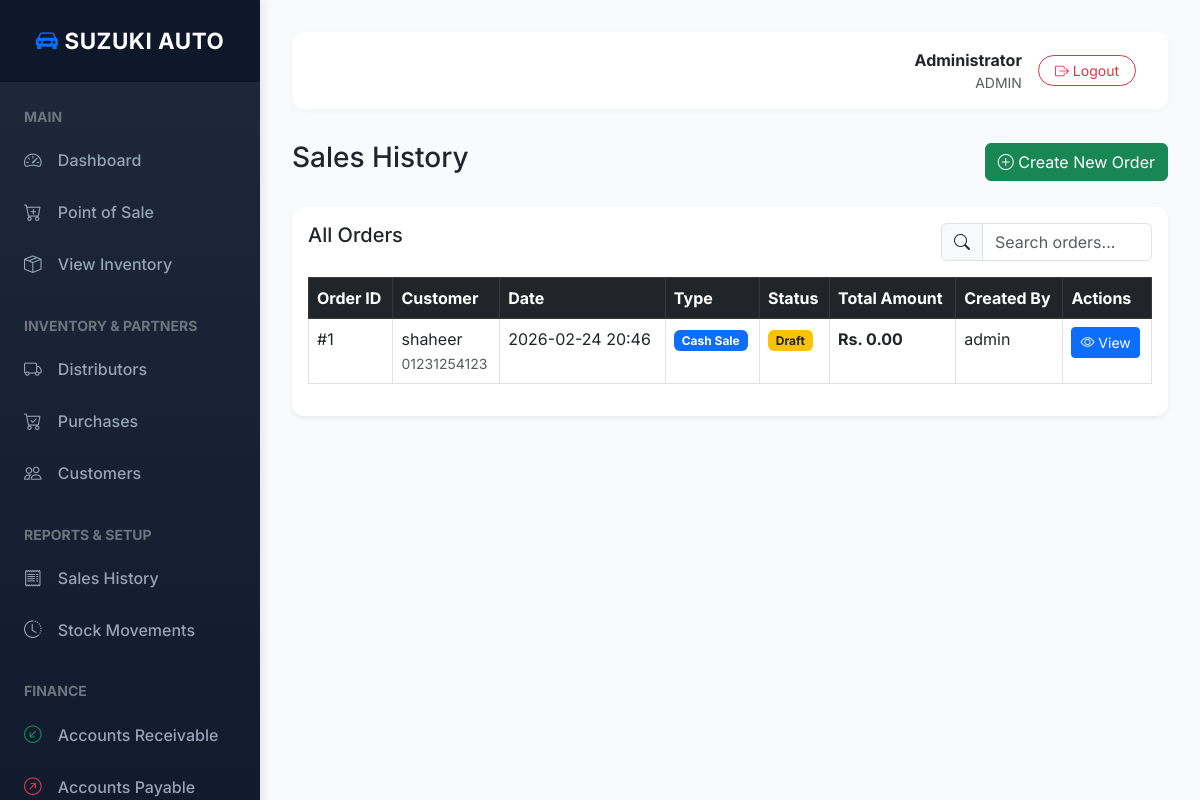
Page /sales/history (signed in) on the committed database.
### models.py (models this page shows, shortened)
class User(db.Model, UserMixin):
    id = db.Column(db.Integer, primary_key=True)
    username = db.Column(db.String(150), unique=True, nullable=False)
    password_hash = db.Column(db.String(200), nullable=False)
    role = db.Column(db.String(20), nullable=False)  # staff / admin
    full_name = db.Column(db.String(200))
    phone = db.Column(db.String(20))
    created_orders = db.relationship('Order', foreign_keys='Order.created_by', back_populates='creator', lazy=True)
    approved_orders = db.relationship('Order', foreign_keys='Order.approved_by', back_populates='approver', lazy=True)
    created_purchases = db.relationship('PurchaseOrder', foreign_keys='PurchaseOrder.created_by', back_populates='creator', lazy=True)

class Order(db.Model):
    id = db.Column(db.Integer, primary_key=True)
    created_by = db.Column(db.Integer, db.ForeignKey('user.id'))
    approved_by = db.Column(db.Integer, db.ForeignKey('user.id'), nullable=True)
    customer_id = db.Column(db.Integer, db.ForeignKey('customer.id'), nullable=True)
    customer_name = db.Column(db.String(200)) # Keep for walk-in cash sales
    customer_phone = db.Column(db.String(20))
    customer_address = db.Column(db.Text)
    status = db.Column(db.String(20), default='draft')  # draft, approved, completed, cancelled
    order_type = db.Column(db.String(20), default='sale')  # sale, credit_sale
    total_amount = db.Column(db.Numeric(12, 2), default=0.0)
    total_profit = db.Column(db.Numeric(12, 2), default=0.0)
    amount_paid = db.Column(db.Numeric(12, 2), default=0.0)
    due_date = db.Column(db.DateTime, nullable=True)
    created_at = db.Column(db.DateTime, default=datetime.utcnow)
    customer = db.relationship('Customer', back_populates='orders', lazy=True)
    items = db.relationship('OrderItem', back_populates='order', lazy=True, cascade='all, delete-orphan')
    creator = db.relationship('User', foreign_keys=[created_by], back_populates='created_orders')
    approver = db.relationship('User', foreign_keys=[approved_by], back_populates='approved_orders')
    transactions = db.relationship('CustomerTransaction', back_populates='order', lazy=True)

### routes/sales.py (the view)
@sales_bp.route('/history')
@login_required
@role_required('admin')
def sales_history():
    orders = SalesController.get_all_orders()
    return render_template('sales_history.html', orders=orders)

### app.py (called while the page is built)
def create_app():
    app = Flask(__name__)
    app.config['SECRET_KEY'] = 'secret-key-change-in-production'
    app.config['SQLALCHEMY_DATABASE_URI'] = 'sqlite:///pos.db'
    app.config['SQLALCHEMY_TRACK_MODIFICATIONS'] = False
    db.init_app(app)
    login_manager.init_app(app)
    @login_manager.user_loader
    def load_user(user_id):
        return db.session.get(User, int(user_id))
    register_blueprints(app)
    return app

### controllers/sales_controller.py (called while the page is built)
    @staticmethod
    def get_all_orders():
         return Order.query.order_by(Order.created_at.desc()).all()

### utils.py (called while the page is built)
def role_required(role):
    def wrapper(f):
        @wraps(f)
        def decorated(*args, **kwargs):
            if not current_user.is_authenticated or getattr(current_user, 'role', None) != role:
                abort(403)
            return f(*args, **kwargs)
        return decorated
    return wrapper

### templates/sales_history.html (shortened to what this page needs)
{% extends "base.html" %} {% block content %}
<div class="d-flex justify-content-between align-items-center mb-4">
  <h3>Sales History</h3>
  <a href="{{ url_for('sales.create_order') }}" class="btn btn-success">
    <i class="bi bi-plus-circle"></i> Create New Order
  </a>
</div>
<div class="card shadow-sm border-0">
  <div class="card-body">
    <div class="d-flex justify-content-between mb-3">
        <h5 class="card-title">All Orders</h5>
        <div class="input-group w-25">
            <span class="input-group-text"><i class="bi bi-search"></i></span>
            <input type="text" id="orderSearch" class="form-control" placeholder="Search orders...">
        </div>
    </div>
    <div class="table-responsive">
      <table class="table table-hover table-bordered" id="ordersTable">
        <thead class="table-dark">
          <tr>
            <th>Order ID</th>
            <th>Customer</th>
            <th>Date</th>
            <th>Type</th>
            <th>Status</th>
            <th>Total Amount</th>
            <th>Created By</th>
            <th>Actions</th>
          </tr>
        </thead>
        <tbody>
          {% for order in orders %}
          <tr>
            <td>#{{ order.id }}</td>
            <td>
                {{ order.customer_name if order.customer_name else 'Walk-in' }}
                {% if order.customer_phone %}<br><small class="text-muted">{{ order.customer_phone }}</small>{% endif %}
            </td>
            <td>{{ order.created_at.strftime('%Y-%m-%d %H:%M') }}</td>
            <td>
              {% if order.order_type == 'credit_sale' %}
              <span class="badge bg-info text-dark">Credit Sale</span>
              {% else %}
              <span class="badge bg-primary">Cash Sale</span>
              {% endif %}
            </td>
            <td>
              <span class="badge {% if order.status == 'approved' %}bg-success{% elif order.status == 'cancelled' %}bg-danger{% else %}bg-warning text-dark{% endif %}">
                {{ order.status|title }}
              </span>
            </td>
            <td class="fw-bold">Rs. {{ "%.2f"|format(order.total_amount) }}</td>
            <td>{{ order.creator.username }}</td>
            <td>
              <a href="{{ url_for('sales.order_detail', order_id=order.id) }}" class="btn btn-sm btn-primary">
                <i class="bi bi-eye"></i> View
              </a>
            </td>
          </tr>
          {% endfor %}
        </tbody>
      </table>
    </div>
  </div>
</div>
{% endblock %}

### templates/base.html (shortened to what this page needs)
<!doctype html>
<html lang="en">
  <head>
    <link href="https://cdn.jsdelivr.net/npm/bootstrap@5.3.0/dist/css/bootstrap.min.css" rel="stylesheet" />
    <link href="https://cdn.jsdelivr.net/npm/bootstrap-icons@1.11.0/font/bootstrap-icons.css" rel="stylesheet" />
  </head>
  <body>
    {% if current_user.is_authenticated %}
    <div class="d-flex flex-column flex-lg-row">
      <nav class="sidebar flex-shrink-0">
        <a href="{{ url_for('main.dashboard') }}" class="brand">
          <i class="bi bi-car-front-fill text-primary"></i> SUZUKI AUTO
        </a>
        <div class="sidebar-nav">
          <div class="px-4 mb-2 text-uppercase text-secondary small fw-bold tracking-wider">Main</div>
          <a href="{{ url_for('main.dashboard') }}"><i class="bi bi-speedometer2"></i> Dashboard</a>
          <a href="{{ url_for('sales.create_order') }}"><i class="bi bi-cart-plus"></i> Point of Sale</a>
          <a href="{{ url_for('products.products') }}"><i class="bi bi-box-seam"></i> View Inventory</a>
          {% if current_user.role == 'admin' %}
          <div class="px-4 mt-4 mb-2 text-uppercase text-secondary small fw-bold tracking-wider">Inventory & Partners</div>
          <a href="{{ url_for('distributors.list_distributors') }}"><i class="bi bi-truck"></i> Distributors</a>
          <a href="{{ url_for('purchases.purchase_orders') }}"><i class="bi bi-cart-check"></i> Purchases</a>
          <a href="{{ url_for('customers.index') }}"><i class="bi bi-people"></i> Customers</a>
          <div class="px-4 mt-4 mb-2 text-uppercase text-secondary small fw-bold tracking-wider">Reports & Setup</div>
          <a href="{{ url_for('sales.sales_history') }}"><i class="bi bi-receipt"></i> Sales History</a>
          <a href="{{ url_for('analytics.stock_movements') }}"><i class="bi bi-clock-history"></i> Stock Movements</a>
          <div class="px-4 mt-4 mb-2 text-uppercase text-secondary small fw-bold tracking-wider">Finance</div>
          <a href="{{ url_for('analytics.receivables') }}"><i class="bi bi-arrow-down-left-circle text-success"></i> Accounts Receivable</a>
          <a href="{{ url_for('analytics.payables') }}"><i class="bi bi-arrow-up-right-circle text-danger"></i> Accounts Payable</a>
          {% endif %}
        </div>
      </nav>
      <div class="main-content flex-grow-1">
        <div class="topbar">
          <div class="d-flex align-items-center">
            <div class="me-3 text-end d-none d-sm-block">
              <div class="fw-bold text-dark">{{ current_user.full_name or current_user.username }}</div>
              <div class="small text-muted text-uppercase tracking-wider">{{ current_user.role }}</div>
            </div>
            <a href="{{ url_for('auth.logout') }}" class="btn btn-outline-danger btn-sm rounded-pill px-3">
              <i class="bi bi-box-arrow-right"></i> Logout
            </a>
          </div>
        </div>
        {% block content %}{% endblock %}
      </div>
    </div>
    {% endif %}
  </body>
</html>

### templates/base.html (style rules this page uses)
body { min-height: 100vh; background-color: #f8fafc; font-family: 'Inter', system-ui, -apple-system, sans-serif; }
.sidebar { width: 260px; background: linear-gradient(180deg, #1e293b 0%, #0f172a 100%); color: white; min-height: 100vh; position: fixed; box-shadow: 2px 0 10px rgba(0,0,0,0.1); z-index: 1000; overflow-y: auto; }
.sidebar .brand { padding: 1.5rem 1rem; background: #0f172a; font-size: 1.4rem; font-weight: 700; text-align: center; text-decoration: none; color: white; display: block; letter-spacing: 0.5px; }
.sidebar-nav { padding: 1.5rem 0; }
.sidebar-nav a { padding: 0.8rem 1.5rem; color: #94a3b8; text-decoration: none; display: block; transition: all 0.2s ease; font-weight: 500; }
.sidebar-nav a i { margin-right: 12px; font-size: 1.1em; width: 20px; text-align: center; }
.main-content { margin-left: 260px; padding: 2rem; width: calc(100% - 260px); }
.topbar { background: white; padding: 1rem 2rem; box-shadow: 0 2px 10px rgba(0,0,0,0.03); margin-bottom: 2rem; border-radius: 12px; display: flex; justify-content: space-between; align-items: center; }
.card { border: none; border-radius: 12px; box-shadow: 0 4px 6px -1px rgba(0,0,0,0.05), 0 2px 4px -1px rgba(0,0,0,0.03); transition: transform 0.2s ease-in-out, box-shadow 0.2s ease-in-out; }
.btn { transition: all 0.2s cubic-bezier(0.4, 0, 0.2, 1); }

### rows in the picture
User: full_name "Administrator", role "ADMIN"
Order: id "1", customer_name "shaheer", customer_phone "01231254123", created_at "2026-02-24 20:46", order_type "Cash Sale", status "Draft", total_amount "0.00", creator.username "admin"
